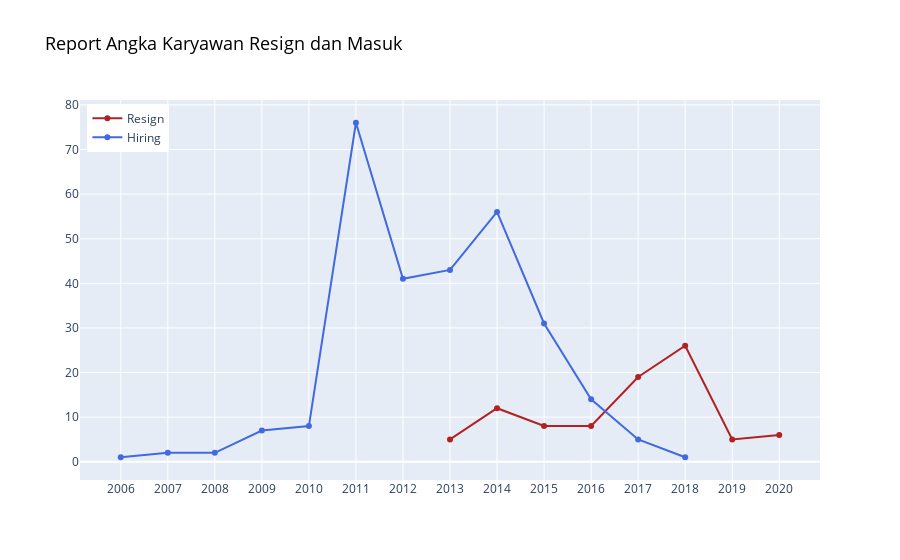

Here is the notebook cell this chart was saved with:
### Markdown cell above
Banyak karyawan terus naik dari tahun 2006, hingga puncaknya pada 2016, hal ini menandakan angka karyawan masuk lebih besar daripada karyawan resign. Dan sejak tahun 2017 terjadi penurunan angka karyawan, dan terus berlanjut hingga tahun 2020.

### Code cell
# Karyawan Masuk dan Resign per tahun
yearlyreport = go.Figure()
yearlyreport.add_scatter(x = Reportbyyear[Reportbyyear['Resign'] > 0]['Tahun'], y = Reportbyyear[Reportbyyear['Resign'] > 0]['Resign'], name = 'Resign', line=dict(color='firebrick'))
yearlyreport.add_scatter(x = Reportbyyear[Reportbyyear['Hiring'] > 0]['Tahun'], y = Reportbyyear[Reportbyyear['Hiring'] > 0]['Hiring'], name = 'Hiring', line=dict(color='royalblue'))
yearlyreport.update_layout(
    xaxis=dict(
        tickmode='linear'), 
    width = 900,
    legend=dict(
        yanchor="top",
        y=0.99,
        xanchor="left",
        x=0.01)
)
yearlyreport.update_layout(title="Report Angka Karyawan Resign dan Masuk",title_font=dict(size=18, color="black"))

### Figure 1 — Plotly figure (JSON) as saved in the notebook; plotly's stock layout.template omitted (floating-point values rounded to 4 significant figures)
{"data": [{"line": {"color": "firebrick"}, "name": "Resign", "type": "scatter", "x": [2013, 2014, 2015, 2016, 2017, 2018, 2019, 2020], "y": [5, 12, 8, 8, 19, 26, 5, 6]}, {"line": {"color": "royalblue"}, "name": "Hiring", "type": "scatter", "x": [2006, 2007, 2008, 2009, 2010, 2011, 2012, 2013, 2014, 2015, 2016, 2017, 2018], "y": [1, 2, 2, 7, 8, 76, 41, 43, 56, 31, 14, 5, 1]}], "layout": {"legend": {"x": 0.01, "xanchor": "left", "y": 0.99, "yanchor": "top"}, "title": {"font": {"color": "black", "size": 18}, "text": "Report Angka Karyawan Resign dan Masuk"}, "width": 900, "xaxis": {"tickmode": "linear"}}}
